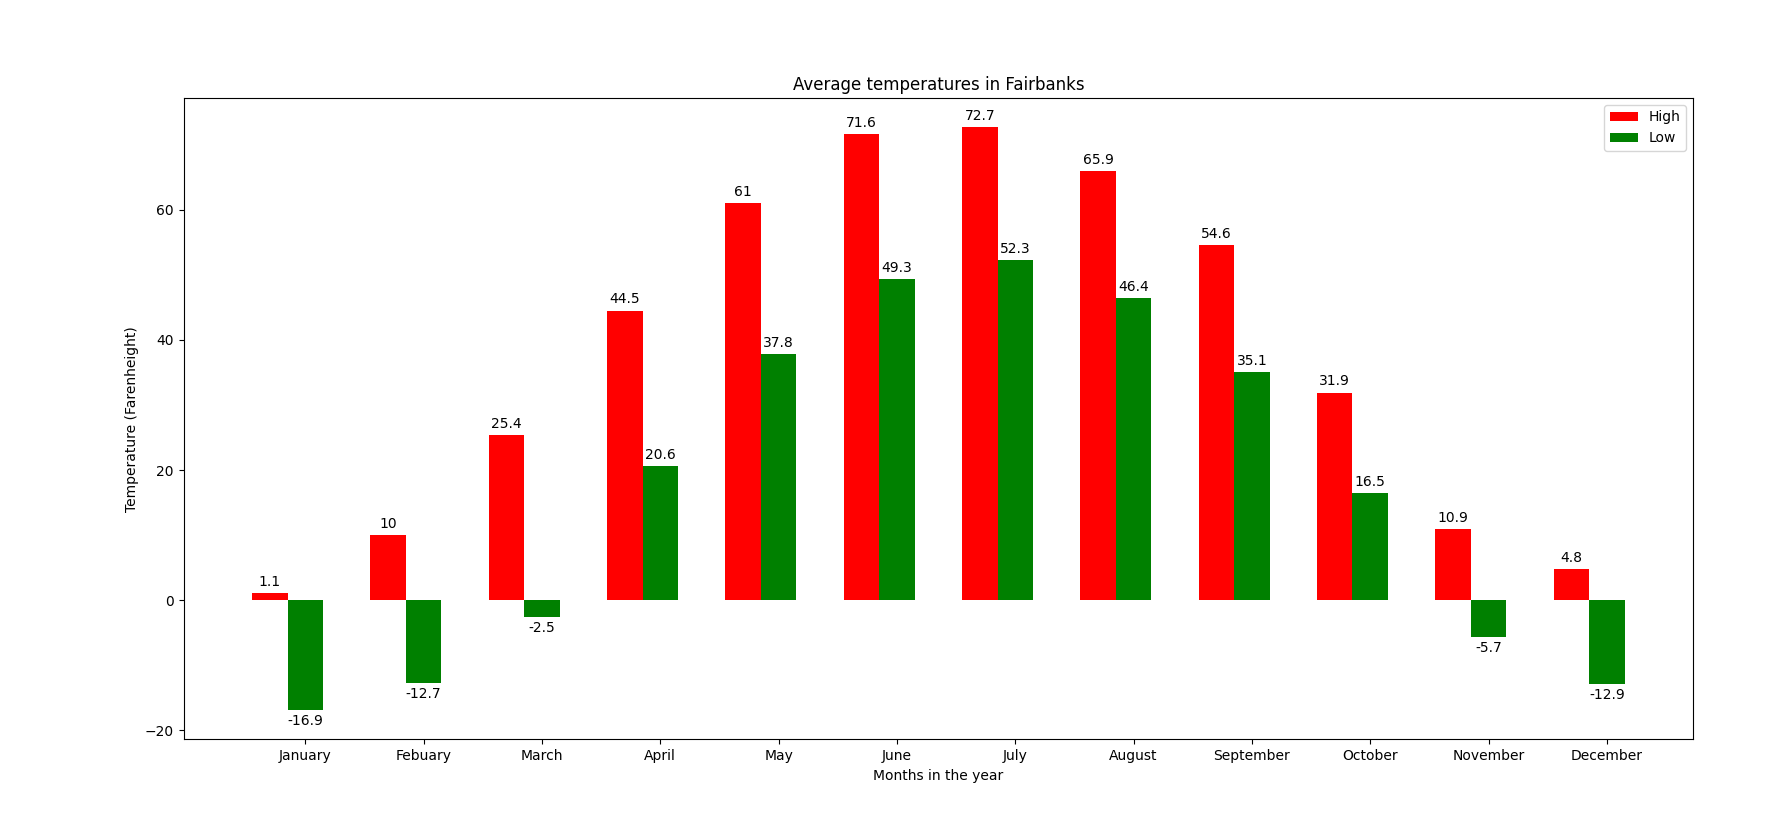

Source code (Python):

from matplotlib import pyplot
import pandas as pd
import numpy as np
# You need to pip install numpy for the equation I used

def main():
    # Create a label array/list
    labels = ['January', 'Febuary', 'March', 'April', 'May', 'June', 'July', 'August', 'September', 'October', 'November', 'December']
    # High temperatures measured
    high = [1.1,10.0,25.4,44.5,61.0,71.6,72.7,65.9,54.6,31.9,10.9,4.8]
    # Low temperatures measured
    low =  [-16.9,-12.7,-2.5,20.6,37.8,49.3,52.3,46.4,35.1,16.5,-5.7,-12.9]

    # arrange the data via numpy
    data1 = np.arange(len(high))
    # create spacing between data points
    data2 = [x+0.3 for x in data1]
    
    # Plot the bars using the arrays; high temp is red, low is green, label them
    pyplot.bar(data1, high, color = 'red', width=0.3, label='High Avg')
    pyplot.bar(data2, low, color = 'green', width=0.3, label='Low Avg')

    # x axis
    pyplot.xlabel('Months in the year')
    # y axis
    pyplot.ylabel('Temperature (Farenheight)')
    # graph title
    pyplot.title('Average temperatures in Fairbanks')

    # Add label of data above the bar
    pyplot.bar_label(pyplot.bar(data1, high, color = 'red', width=0.3, label='High Avg'), padding=3)
    pyplot.bar_label(pyplot.bar(data2, low, color = 'green', width=0.3, label='Low Avg'), padding=3)

    # Add tick marks to the graph
    pyplot.xticks([y + 0.3 for y in range(len(high))], labels)

    # Create legend
    pyplot.legend(['High', 'Low'])
    pyplot.show()

main()
